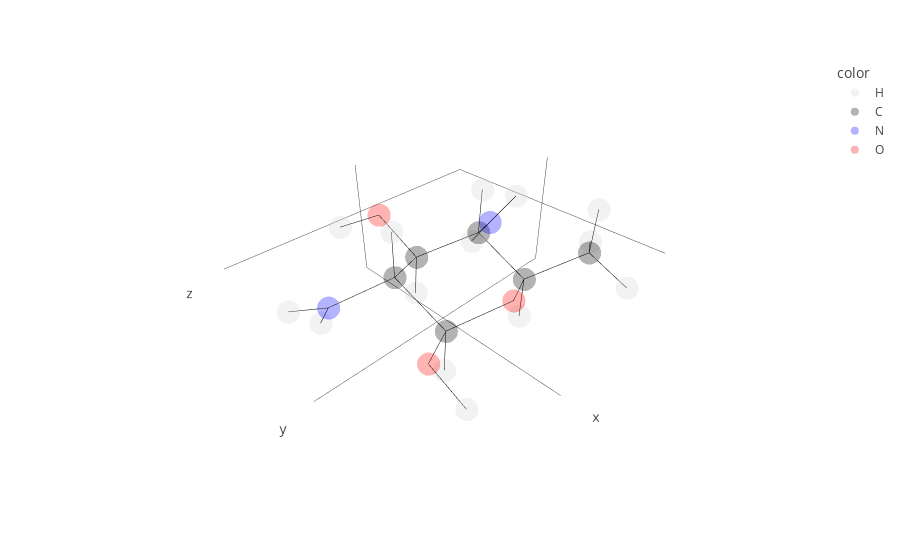

The notebook cell saved with this chart:
### Code cell
kdn = bb.get_compound("B6D")
kdn.remove_atoms(
    "C8", "H81", "H82", "H83", "C9", "H9", "H9B", "H9A", "O10", "O7"
)
kdn.get_atom("C10").element = "H"
kdn.get_atom("C7").element = "H"
kdn.rename_atom("HN4", "HN41")
kdn.rename_atom("C10", "HN42")

vec = kdn.get_atom("HN42").coord - kdn.get_atom("N4").coord
vec = vec / (np.linalg.norm(vec))
vec = kdn.get_atom("N4").coord + vec
kdn.get_atom("HN42").set_coord(vec)

kdn.rename_atom("HN2", "HN21")
kdn.rename_atom("C7", "HN22")
vec = kdn.get_atom("HN22").coord - kdn.get_atom("N2").coord
vec = vec / (np.linalg.norm(vec))
vec = kdn.get_atom("N2").coord + vec
kdn.get_atom("HN22").set_coord(vec)
kdn.to_json("kdn.json")
kdn.show()

### Figure 1 — Plotly figure (JSON) as saved in the notebook; plotly's stock layout.template omitted (floating-point values rounded to 4 significant figures)
{"data": [{"hovertemplate": "<b>%{hovertext}</b><br><br>color=H<br>x=%{x}<br>y=%{y}<br>z=%{z}<extra></extra>", "hovertext": ["HN22", "HN42", "H2", "H1", "H3", "HN21", "H5", "H4", "HN41", "H62", "H6A", "H61", "HO3", "HO1"], "legendgroup": "H", "marker": {"color": "lightgray", "opacity": 0.3, "symbol": "circle"}, "mode": "markers", "name": "H", "scene": "scene", "showlegend": true, "type": "scatter3d", "x": [3.302, -3.333, 1.256, 1.208, -0.012, 2.379, -1.222, -1.289, -2.41, -2.382, -3.335, -2.406, 0.746, 2.361], "y": [-0.693, -0.6802, -0.08, 1.263, -0.965, -1.367, 1.269, -0.074, -1.353, 3.113, 1.611, 2.139, -2.726, 2.948], "z": [0.03861, 0.02899, 1.142, -1.6, -1.492, -1.227, -1.605, 1.136, -1.239, -0.42, -0.353, 1.071, -0.064, -0.36]}, {"hovertemplate": "<b>%{hovertext}</b><br><br>color=C<br>x=%{x}<br>y=%{y}<br>z=%{z}<extra></extra>", "hovertext": ["C1", "C3", "C4", "C5", "C6", "C2"], "legendgroup": "C", "marker": {"color": "black", "opacity": 0.3, "symbol": "circle"}, "mode": "markers", "name": "C", "scene": "scene", "showlegend": true, "type": "scatter3d", "x": [1.19, -0.015, -1.262, -1.209, -2.42, 1.233], "y": [1.303, -0.881, -0.114, 1.309, 2.1, -0.12], "z": [-0.511, -0.406, 0.047, -0.516, -0.019, 0.053]}, {"hovertemplate": "<b>%{hovertext}</b><br><br>color=N<br>x=%{x}<br>y=%{y}<br>z=%{z}<extra></extra>", "hovertext": ["N2", "N4"], "legendgroup": "N", "marker": {"color": "blue", "opacity": 0.3, "symbol": "circle"}, "mode": "markers", "name": "N", "scene": "scene", "showlegend": true, "type": "scatter3d", "x": [2.431, -2.461], "y": [-0.805, -0.793], "z": [-0.439, -0.448]}, {"hovertemplate": "<b>%{hovertext}</b><br><br>color=O<br>x=%{x}<br>y=%{y}<br>z=%{z}<extra></extra>", "hovertext": ["O5", "O3", "O1"], "legendgroup": "O", "marker": {"color": "red", "opacity": 0.3, "symbol": "circle"}, "mode": "markers", "name": "O", "scene": "scene", "showlegend": true, "type": "scatter3d", "x": [-0.009, -0.02, 2.323], "y": [1.949, -2.186, 2.036], "z": [-0.077, 0.176, -0.041]}, {"hoverinfo": "skip", "line": {"color": "black", "width": 1}, "mode": "lines", "showlegend": false, "type": "scatter3d", "x": [1.19, 1.233], "y": [1.303, -0.12], "z": [-0.511, 0.053]}, {"hoverinfo": "skip", "line": {"color": "black", "width": 1}, "mode": "lines", "showlegend": false, "type": "scatter3d", "x": [1.19, 2.323], "y": [1.303, 2.036], "z": [-0.511, -0.041]}, {"hoverinfo": "skip", "line": {"color": "black", "width": 1}, "mode": "lines", "showlegend": false, "type": "scatter3d", "x": [2.431, 3.302], "y": [-0.805, -0.693], "z": [-0.439, 0.03861]}, {"hoverinfo": "skip", "line": {"color": "black", "width": 1}, "mode": "lines", "showlegend": false, "type": "scatter3d", "x": [-0.015, -0.02], "y": [-0.881, -2.186], "z": [-0.406, 0.176]}, {"hoverinfo": "skip", "line": {"color": "black", "width": 1}, "mode": "lines", "showlegend": false, "type": "scatter3d", "x": [-0.015, 1.233], "y": [-0.881, -0.12], "z": [-0.406, 0.053]}, {"hoverinfo": "skip", "line": {"color": "black", "width": 1}, "mode": "lines", "showlegend": false, "type": "scatter3d", "x": [-1.262, -0.015], "y": [-0.114, -0.881], "z": [0.047, -0.406]}, {"hoverinfo": "skip", "line": {"color": "black", "width": 1}, "mode": "lines", "showlegend": false, "type": "scatter3d", "x": [-1.262, -1.289], "y": [-0.114, -0.074], "z": [0.047, 1.136]}, {"hoverinfo": "skip", "line": {"color": "black", "width": 1}, "mode": "lines", "showlegend": false, "type": "scatter3d", "x": [-1.209, -1.262], "y": [1.309, -0.114], "z": [-0.516, 0.047]}, {"hoverinfo": "skip", "line": {"color": "black", "width": 1}, "mode": "lines", "showlegend": false, "type": "scatter3d", "x": [-1.209, -0.009], "y": [1.309, 1.949], "z": [-0.516, -0.077]}, {"hoverinfo": "skip", "line": {"color": "black", "width": 1}, "mode": "lines", "showlegend": false, "type": "scatter3d", "x": [-2.42, -1.209], "y": [2.1, 1.309], "z": [-0.019, -0.516]}, {"hoverinfo": "skip", "line": {"color": "black", "width": 1}, "mode": "lines", "showlegend": false, "type": "scatter3d", "x": [-2.42, -2.406], "y": [2.1, 2.139], "z": [-0.019, 1.071]}, {"hoverinfo": "skip", "line": {"color": "black", "width": 1}, "mode": "lines", "showlegend": false, "type": "scatter3d", "x": [1.233, 2.431], "y": [-0.12, -0.805], "z": [0.053, -0.439]}, {"hoverinfo": "skip", "line": {"color": "black", "width": 1}, "mode": "lines", "showlegend": false, "type": "scatter3d", "x": [1.233, 1.256], "y": [-0.12, -0.08], "z": [0.053, 1.142]}, {"hoverinfo": "skip", "line": {"color": "black", "width": 1}, "mode": "lines", "showlegend": false, "type": "scatter3d", "x": [-2.461, -1.262], "y": [-0.793, -0.114], "z": [-0.448, 0.047]}, {"hoverinfo": "skip", "line": {"color": "black", "width": 1}, "mode": "lines", "showlegend": false, "type": "scatter3d", "x": [-3.333, -2.461], "y": [-0.6802, -0.793], "z": [0.02899, -0.448]}, {"hoverinfo": "skip", "line": {"color": "black", "width": 1}, "mode": "lines", "showlegend": false, "type": "scatter3d", "x": [-0.009, 1.19], "y": [1.949, 1.303], "z": [-0.077, -0.511]}, {"hoverinfo": "skip", "line": {"color": "black", "width": 1}, "mode": "lines", "showlegend": false, "type": "scatter3d", "x": [-0.02, 0.746], "y": [-2.186, -2.726], "z": [0.176, -0.064]}, {"hoverinfo": "skip", "line": {"color": "black", "width": 1}, "mode": "lines", "showlegend": false, "type": "scatter3d", "x": [1.208, 1.19], "y": [1.263, 1.303], "z": [-1.6, -0.511]}, {"hoverinfo": "skip", "line": {"color": "black", "width": 1}, "mode": "lines", "showlegend": false, "type": "scatter3d", "x": [-0.012, -0.015], "y": [-0.965, -0.881], "z": [-1.492, -0.406]}, {"hoverinfo": "skip", "line": {"color": "black", "width": 1}, "mode": "lines", "showlegend": false, "type": "scatter3d", "x": [2.379, 2.431], "y": [-1.367, -0.805], "z": [-1.227, -0.439]}, {"hoverinfo": "skip", "line": {"color": "black", "width": 1}, "mode": "lines", "showlegend": false, "type": "scatter3d", "x": [-1.222, -1.209], "y": [1.269, 1.309], "z": [-1.605, -0.516]}, {"hoverinfo": "skip", "line": {"color": "black", "width": 1}, "mode": "lines", "showlegend": false, "type": "scatter3d", "x": [-2.41, -2.461], "y": [-1.353, -0.793], "z": [-1.239, -0.448]}, {"hoverinfo": "skip", "line": {"color": "black", "width": 1}, "mode": "lines", "showlegend": false, "type": "scatter3d", "x": [-2.382, -2.42], "y": [3.113, 2.1], "z": [-0.42, -0.019]}, {"hoverinfo": "skip", "line": {"color": "black", "width": 1}, "mode": "lines", "showlegend": false, "type": "scatter3d", "x": [-3.335, -2.42], "y": [1.611, 2.1], "z": [-0.353, -0.019]}, {"hoverinfo": "skip", "line": {"color": "black", "width": 1}, "mode": "lines", "showlegend": false, "type": "scatter3d", "x": [2.323, 2.361], "y": [2.036, 2.948], "z": [-0.041, -0.36]}], "layout": {"legend": {"title": {"text": "color"}, "tracegroupgap": 0}, "margin": {"t": 60}, "scene": {"domain": {"x": [0, 1], "y": [0, 1]}, "xaxis": {"showgrid": false, "showline": false, "showticklabels": false, "title": {"text": "x"}}, "yaxis": {"showgrid": false, "showline": false, "showticklabels": false, "title": {"text": "y"}}, "zaxis": {"showgrid": false, "showline": false, "showticklabels": false, "title": {"text": "z"}}}}}
